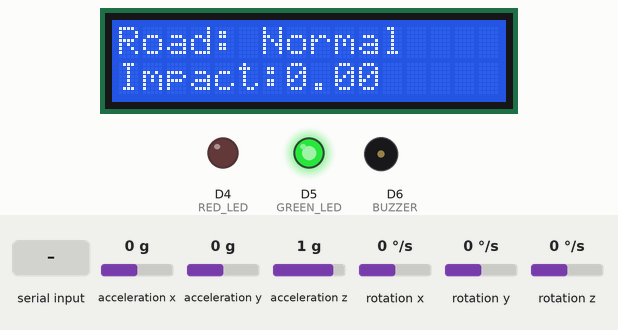
This sketch was run on a simulated Arduino Nano 33 IoT. Shown: 16×2 character LCD, output pins drawn as LEDs (lit = HIGH), buzzer (waves = sounding). Dashed ring = blinking. The inputs (shaded band) are chosen by the test bench; at power-on: acceleration x 0 g, acceleration y 0 g, acceleration z 1 g, rotation x 0 °/s, rotation y 0 °/s, rotation z 0 °/s. What the sketch prints to the serial monitor is not drawn.

Above: at 7.3 s.
7.4 s: acceleration x set to -0.4 g
9.8 s: acceleration x set to -0.7 g
At 10.44 s:
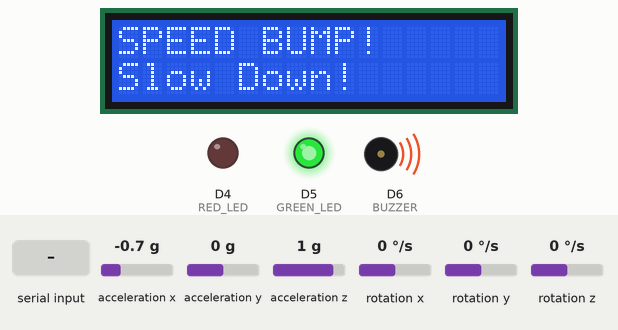
12.8 s: acceleration y set to -0.3 g
At 14.7 s:
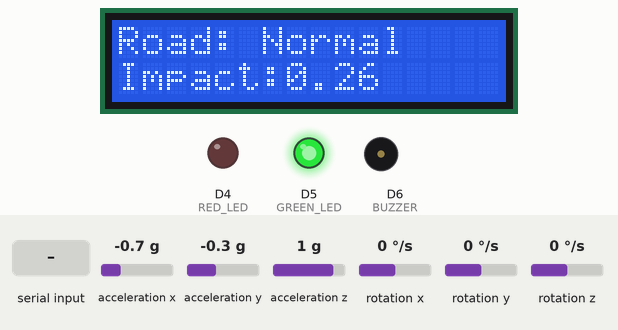
15.8 s: acceleration y set to -0.6 g
At 16.95 s:
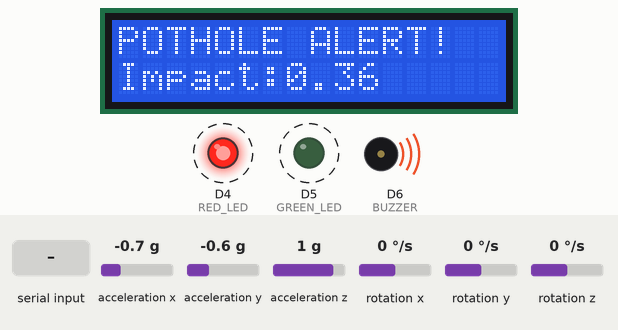
20.5 s: "CLEAR\n" received over Serial
At 20.9 s:
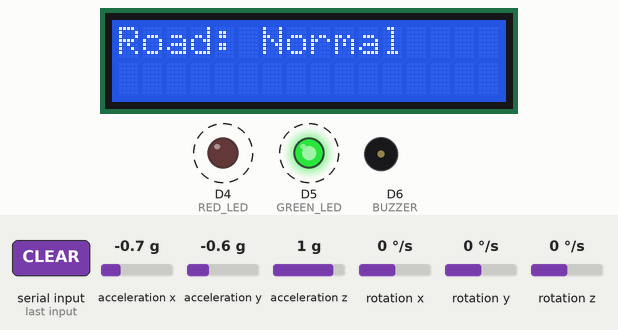
Timing chart, 0 to 23.8 s (numbered marks = the images above; inputs shaded):
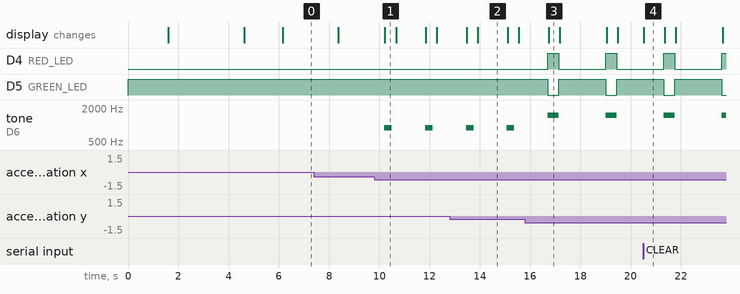

The sketch:

Arduino_Pothole_Warning.ino
```cpp
#include <Wire.h>
#include <Arduino_LSM6DS3.h>
#include <LiquidCrystal_I2C.h>
#include <math.h>

// ==========================================
// PIN CONFIGURATION
// ==========================================

#define RED_LED 4
#define GREEN_LED 5
#define BUZZER 6

// ==========================================
// LCD
// ==========================================

LiquidCrystal_I2C lcd(0x27, 16, 2);

// ==========================================
// SENSOR VARIABLES
// ==========================================

float x, y, z;
float gx, gy, gz;

float accelMagnitude = 0;
float gyroMagnitude = 0;

float baseline = 1.0;

// ==========================================
// DETECTION SETTINGS
// ==========================================

const float POTHOLE_THRESHOLD = 0.22;

const float SPEED_BUMP_TRIGGER = 0.07;
const float SPEED_BUMP_THRESHOLD = 0.12;

const float GYRO_THRESHOLD = 100.0;

const unsigned long EVENT_WINDOW = 900;
const unsigned long EVENT_COOLDOWN = 1500;

const unsigned long SPEED_BUMP_RECOVERY = 700;

// ==========================================
// EVENT VARIABLES
// ==========================================

bool detecting = false;

unsigned long eventStart = 0;
unsigned long lastAlert = 0;
unsigned long recoveryUntil = 0;

float peakImpact = 0;
float peakGyro = 0;

int impactPeaks = 0;

float previousImpact = 0;

bool rising = false;

// ==========================================
// ADVANCE WARNING VARIABLES
// ==========================================

bool warningActive = false;

String warningType = "";
String warningLevel = "";

int warningDistance = 0; // Distance received from Pi, in centimetres

unsigned long lastWarningBeep = 0;

unsigned long warningInterval = 0;

bool warningBuzzerState = false;

// ==========================================
// SERIAL COMMAND BUFFER
// ==========================================

String serialBuffer = "";

// ==========================================
// SETUP
// ==========================================

void setup() {

  Serial.begin(115200);

  pinMode(RED_LED, OUTPUT);
  pinMode(GREEN_LED, OUTPUT);
  pinMode(BUZZER, OUTPUT);

  digitalWrite(RED_LED, LOW);
  digitalWrite(GREEN_LED, HIGH);
  digitalWrite(BUZZER, LOW);

  Wire.begin();

  lcd.init();
  lcd.backlight();

  lcd.setCursor(0, 0);
  lcd.print("Road Detection");

  lcd.setCursor(0, 1);
  lcd.print("Initializing...");

  if (!IMU.begin()) {

    lcd.clear();
    lcd.print("IMU ERROR!");

    Serial.println("IMU_ERROR");

    while (1);
  }

  delay(1500);

  // ========================================
  // CALIBRATION
  // ========================================

  lcd.clear();
  lcd.print("Calibrating...");

  float total = 0;
  int samples = 0;

  unsigned long start = millis();

  while (millis() - start < 3000) {

    if (IMU.accelerationAvailable()) {

      IMU.readAcceleration(x, y, z);

      float magnitude =
        sqrt(x * x + y * y + z * z);

      total += magnitude;
      samples++;
    }
  }

  if (samples > 0) {

    baseline = total / samples;
  }

  lcd.clear();
  lcd.print("System Ready");

  Serial.println("SYSTEM_READY");

  Serial.print("Baseline:");
  Serial.println(baseline, 3);

  delay(1500);
}

// ==========================================
// MAIN LOOP
// ==========================================

void loop() {

  // Always check Raspberry Pi commands
  readSerialCommands();

  // Update advance warning system
  updateWarningSystem();

  // Read IMU only when data is available
  if (!IMU.accelerationAvailable()) {
    return;
  }

  IMU.readAcceleration(x, y, z);

  accelMagnitude =
    sqrt(x * x + y * y + z * z);

  if (IMU.gyroscopeAvailable()) {

    IMU.readGyroscope(gx, gy, gz);

    gyroMagnitude =
      sqrt(gx * gx + gy * gy + gz * gz);
  }

  float impact =
    abs(accelMagnitude - baseline);

  unsigned long currentTime = millis();

  // ========================================
  // EVENT START
  // ========================================

  if (!detecting &&
      currentTime >= recoveryUntil &&
      impact >= SPEED_BUMP_TRIGGER) {

    detecting = true;

    eventStart = currentTime;

    peakImpact = impact;
    peakGyro = gyroMagnitude;

    impactPeaks = 0;

    previousImpact = impact;

    rising = true;
  }

  // ========================================
  // TRACK EVENT
  // ========================================

  if (detecting) {

    if (impact > peakImpact) {
      peakImpact = impact;
    }

    if (gyroMagnitude > peakGyro) {
      peakGyro = gyroMagnitude;
    }

    if (rising &&
        impact < previousImpact &&
        previousImpact >= SPEED_BUMP_TRIGGER) {

      impactPeaks++;

      rising = false;
    }

    if (impact > previousImpact) {
      rising = true;
    }

    previousImpact = impact;

    unsigned long duration =
      currentTime - eventStart;

    // ======================================
    // FINISH EVENT
    // ======================================

    if (duration >= EVENT_WINDOW) {

      detecting = false;

      classifyEvent(duration);

      resetDetection();
    }
  }

  // ========================================
  // NORMAL DISPLAY
  // ========================================

  if (!detecting && !warningActive) {

    lcd.setCursor(0, 0);
    lcd.print("Road: Normal    ");

    lcd.setCursor(0, 1);
    lcd.print("Impact:");
    lcd.print(impact, 2);
    lcd.print("   ");

    digitalWrite(GREEN_LED, HIGH);
    digitalWrite(RED_LED, LOW);
  }

  // ========================================
  // SERIAL DEBUGGING
  // ========================================

  Serial.print("ACC:");
  Serial.print(accelMagnitude, 3);

  Serial.print(",GYRO:");
  Serial.print(gyroMagnitude, 2);

  Serial.print(",IMPACT:");
  Serial.print(impact, 3);

  Serial.print(",PEAK:");
  Serial.print(peakImpact, 3);

  Serial.print(",PEAKS:");
  Serial.println(impactPeaks);
}

// ==========================================
// READ COMMANDS FROM RASPBERRY PI
// ==========================================

void readSerialCommands() {

  while (Serial.available()) {

    char incoming = Serial.read();

    if (incoming == '\n') {

      serialBuffer.trim();

      if (serialBuffer.length() > 0) {

        processCommand(serialBuffer);
      }

      serialBuffer = "";
    }

    else if (incoming != '\r') {

      if (serialBuffer.length() < 100) {

        serialBuffer += incoming;
      }
      else {

        serialBuffer = "";
      }
    }
  }
}

// ==========================================
// PROCESS RASPBERRY PI COMMANDS
// ==========================================

void processCommand(String command) {

  // ========================================
  // CLEAR WARNING
  // ========================================

  if (command == "CLEAR") {

    warningActive = false;

    warningType = "";
    warningLevel = "";

    warningDistance = 0;

    warningBuzzerState = false;

    noTone(BUZZER);

    digitalWrite(RED_LED, LOW);
    digitalWrite(GREEN_LED, HIGH);

    lcd.clear();

    lcd.setCursor(0, 0);
    lcd.print("Road: Normal");

    Serial.println("WARNING_CLEARED");

    return;
  }

  // ========================================
  // WARNING COMMAND
  // FORMAT:
  // WARNING:POTHOLE,150,AHEAD
  // ========================================

  if (command.startsWith("WARNING:")) {

    command.remove(0, 8);

    int firstComma = command.indexOf(',');

    int secondComma = command.indexOf(
      ',',
      firstComma + 1
    );

    if (firstComma == -1 ||
        secondComma == -1) {

      Serial.println("INVALID_WARNING_COMMAND");

      return;
    }

    warningType = command.substring(
      0,
      firstComma
    );

    warningDistance = command.substring(
      firstComma + 1,
      secondComma
    ).toInt();

    warningLevel = command.substring(
      secondComma + 1
    );

    if (warningType != "POTHOLE" &&
        warningType != "SPEED_BUMP") {

      Serial.println("INVALID_HAZARD_TYPE");

      return;
    }

    warningActive = true;

    warningBuzzerState = false;

    lastWarningBeep = 0;

    noTone(BUZZER);

    displayWarning();

    Serial.println("WARNING_RECEIVED");
  }
}

// ==========================================
// DISPLAY WARNING ON LCD
// ==========================================

void displayWarning() {

  lcd.clear();

  if (warningType == "POTHOLE") {
    lcd.setCursor(0, 0);
    lcd.print("POTHOLE AHEAD!");
  }
  else {
    lcd.setCursor(0, 0);
    lcd.print("SPEED BUMP!");
  }

  lcd.setCursor(0, 1);

  if (warningDistance <= 0) {
    lcd.print("REACHED!");
  }
  else {
    lcd.print(warningDistance);
    lcd.print("cm ");
    lcd.print(warningLevel);
  }
}

// ==========================================
// ADVANCE WARNING SYSTEM (DISTANCES IN CM)
// ==========================================

void updateWarningSystem() {

  if (!warningActive) {
    return;
  }

  unsigned long currentTime = millis();

  // 0 cm = reached; 1-50 cm = danger;
  // 51-100 cm = caution; above 100 cm = ahead.

  if (warningDistance <= 0) {
    warningInterval = 150;
    digitalWrite(RED_LED, HIGH);
    digitalWrite(GREEN_LED, LOW);
  }
  else if (warningDistance <= 50) {
    warningInterval = 250;
    digitalWrite(RED_LED, HIGH);
    digitalWrite(GREEN_LED, LOW);
  }
  else if (warningDistance <= 100) {
    warningInterval = 600;
    digitalWrite(RED_LED, HIGH);
    digitalWrite(GREEN_LED, LOW);
  }
  else {
    warningInterval = 1200;
    digitalWrite(RED_LED, HIGH);
    digitalWrite(GREEN_LED, LOW);
  }

  // Non-blocking buzzer pattern.
  if (currentTime - lastWarningBeep >= warningInterval) {

    lastWarningBeep = currentTime;
    warningBuzzerState = !warningBuzzerState;

    if (warningBuzzerState) {

      if (warningDistance <= 0) {
        tone(BUZZER, 2200);
      }
      else if (warningDistance <= 50) {
        tone(BUZZER, 1800);
      }
      else if (warningDistance <= 100) {
        tone(BUZZER, 1300);
      }
      else {
        tone(BUZZER, 900);
      }
    }
    else {
      noTone(BUZZER);
    }
  }
}

// ==========================================
// EVENT CLASSIFICATION
// ==========================================

void classifyEvent(unsigned long duration) {

  unsigned long currentTime = millis();

  if (currentTime - lastAlert < EVENT_COOLDOWN) {
    return;
  }

  String eventType = "";

  // ========================================
  // POTHOLE DETECTION
  // ========================================

  if (peakImpact >= POTHOLE_THRESHOLD &&
      (peakGyro >= GYRO_THRESHOLD ||
       peakImpact >= 0.30)) {

    eventType = "POTHOLE";
  }

  // ========================================
  // SPEED BUMP DETECTION
  // ========================================

  else if (peakImpact >= SPEED_BUMP_THRESHOLD) {

    eventType = "SPEED_BUMP";
  }

  else {

    return;
  }

  lastAlert = currentTime;

  // ========================================
  // LOCAL POTHOLE ALERT
  // ========================================

  if (eventType == "POTHOLE") {

    digitalWrite(RED_LED, HIGH);
    digitalWrite(GREEN_LED, LOW);

    tone(BUZZER, 1500, 500);

    lcd.clear();

    lcd.setCursor(0, 0);
    lcd.print("POTHOLE ALERT!");

    lcd.setCursor(0, 1);
    lcd.print("Impact:");
    lcd.print(peakImpact, 2);
  }

  // ========================================
  // LOCAL SPEED BUMP ALERT
  // ========================================

  else {

    digitalWrite(RED_LED, LOW);
    digitalWrite(GREEN_LED, HIGH);

    tone(BUZZER, 900, 300);

    lcd.clear();

    lcd.setCursor(0, 0);
    lcd.print("SPEED BUMP!");

    lcd.setCursor(0, 1);
    lcd.print("Slow Down!");

    recoveryUntil =
      millis() + SPEED_BUMP_RECOVERY;

    Serial.println("SPEED_BUMP_RECOVERY_STARTED");
  }

  // ========================================
  // SEND EVENT TO RASPBERRY PI
  // ========================================

  Serial.print("EVENT:");
  Serial.print(eventType);

  Serial.print(",Impact:");
  Serial.print(peakImpact, 3);

  Serial.print(",Gyro:");
  Serial.print(peakGyro, 2);

  Serial.print(",Peaks:");
  Serial.print(impactPeaks);

  Serial.print(",Duration:");
  Serial.println(duration);

  delay(400);

  noTone(BUZZER);

  digitalWrite(RED_LED, LOW);
  digitalWrite(GREEN_LED, HIGH);

  if (!warningActive) {

    lcd.clear();
    lcd.print("Road: Normal");
  }
}

// ==========================================
// RESET DETECTION
// ==========================================

void resetDetection() {

  detecting = false;

  peakImpact = 0;
  peakGyro = 0;

  impactPeaks = 0;

  previousImpact = 0;

  rising = false;
}
```

Measured:
- the behaviour switches between -0.5 and -0.6 g on acceleration x (found by bisection; images 0 and 1)
- the behaviour switches between -0.4 and -0.5 g on acceleration y (found by bisection; images 2 and 3)
- after the input at 9.8 s, tone on D6 (BUZZER): alternates 900 Hz for 0.30 s and silent for 1.3 s, starting after 0.40 s; the display: changes after 0.43 s (image 1)
- after the input at 12.8 s, the display: first differs from a run without the input after 1.1 s (image 2)
- after the input at 15.8 s, D4 (RED_LED): alternates HIGH for 0.43 s and LOW for 1.9 s, starting after 0.91 s; D5 (GREEN_LED): alternates HIGH for 1.9 s and LOW for 0.43 s, starting after 0.91 s; tone on D6 (BUZZER): alternates 1500 Hz for 0.43 s and silent for 1.9 s, starting after 0.91 s; the display: changes after 0.94 s (image 3)
- after the input at 20.5 s, the display: changes at once (image 4)
- what the display in image 1 shows lasts 0.5 s, from 10.2 s to 10.7 s
